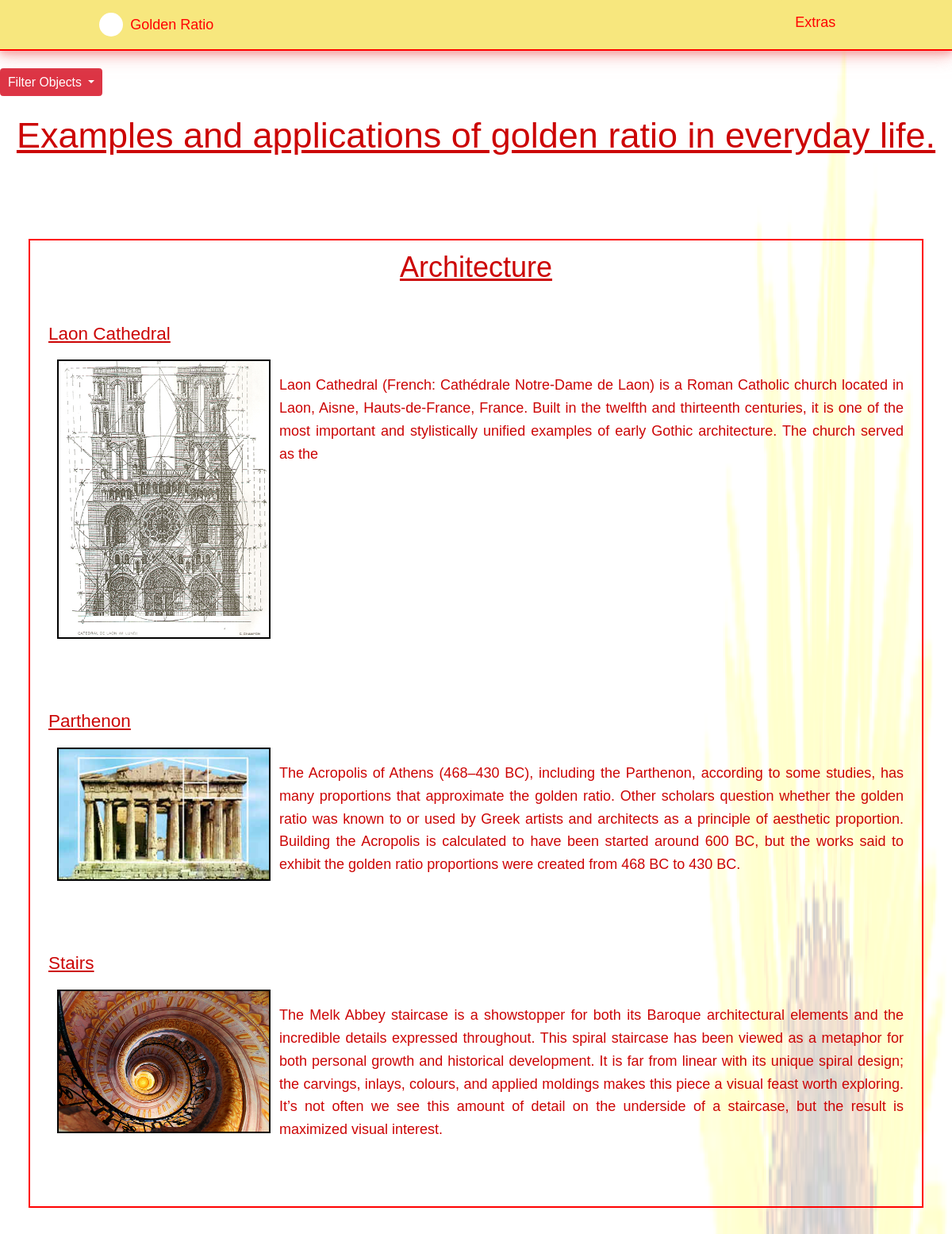
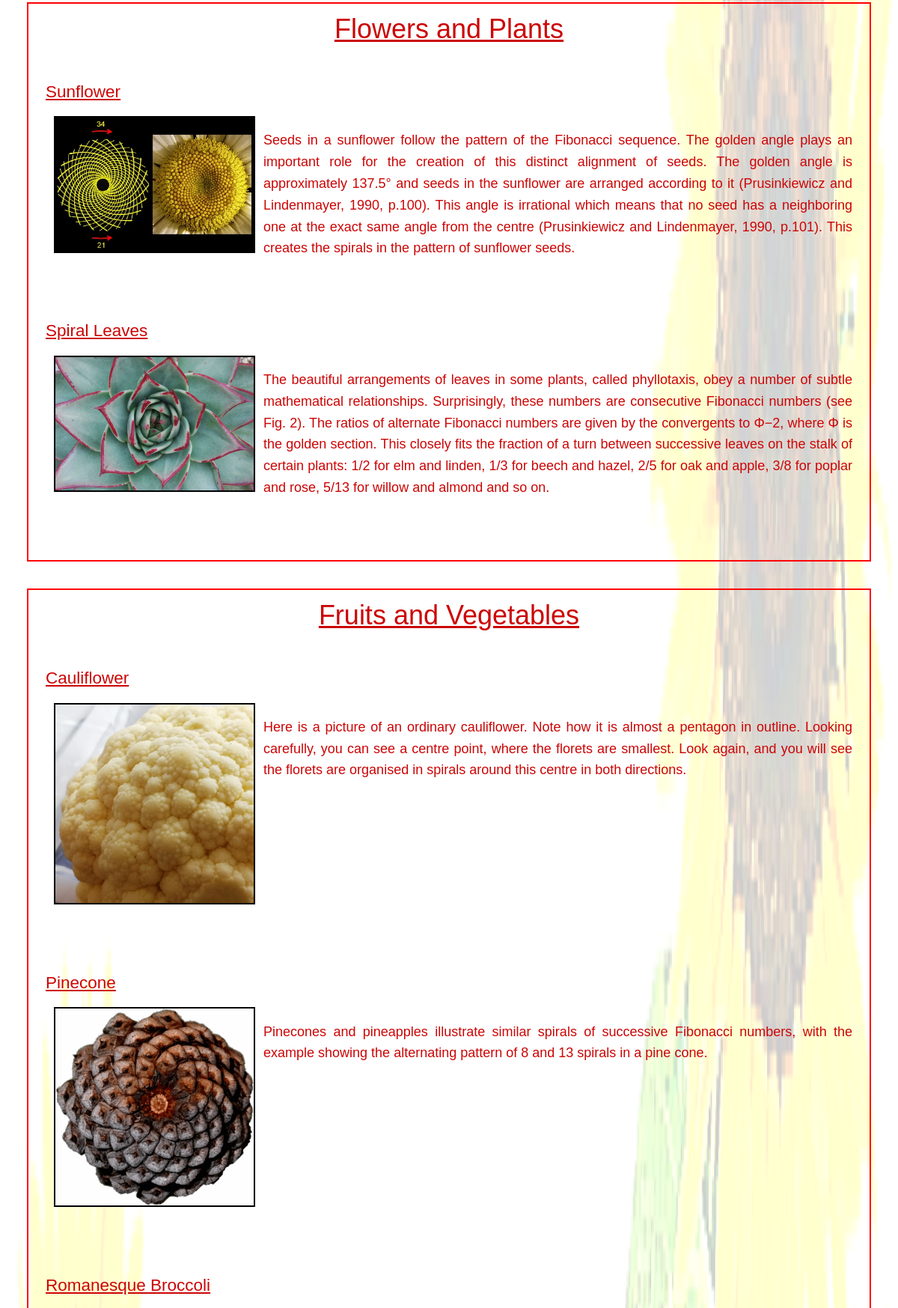
/examples (upper part), run on the app's committed database (2 pictures, top to bottom).
### app/models.py (models this page shows)
class ImagesModel(Model):
    image_type = CharField(blank=False,null=False,max_length=50)
    image_title = CharField(blank=False,null=False,max_length=50)
    description = CharField(max_length=3000,blank=True,null=False)
    image = ImageField(upload_to="images")
    class Meta:
        ordering = ['image_type']

### app/views.py (the view)
# urls.py: path('examples',views.examples,name='examples'),
def examples(request):
    form = ImagesModel.objects.all()
    return render(request,'examples.html',{"data":form})

### templates/examples.html (shortened to what this page needs)
{% extends 'base.html' %}
{% block content %}
{% load static %}
<link rel="stylesheet" type="text/css" href="{% static 'examples.css' %}">
<div id="main_content">
    <div class="btn-group" style="float: left; position: sticky; top: 0%;">
        <button type="button" class="btn btn-danger btn-sm dropdown-toggle" data-toggle="dropdown" aria-haspopup="true" aria-expanded="false">
        Filter Objects
        </button>
    </div>
    <br>
    <br>
    <h1 id='page_header'>
        Examples and applications of golden ratio in everyday life.
    </h1>
    <br><br>
    <div id='Architecture' class='content_header Architecture'>
        <h2>Architecture</h2><br>
        {% for d in data %}
        {% ifequal d.image_type "Architecture" %}
        <div id='ex'>
            <h5>{{d.image_title}}</h5>
            <img src="{{ d.image.url }}" alt="{{d.image_title}}" height="25%" width="25%">
            <br>
            {{d.description}}
        </div>
        <br><br>
        {% endifequal %}
        {% endfor %}
    </div>
    <div id='Flower_Plants'  class='content_header Flower_Plants'>
        <h2>Flowers and Plants</h2><br>
        {% for d in data %}
        {% ifequal d.image_type "Flower_Plants" %}
        <div id='ex'>
            <h5>{{d.image_title}}</h5>
            <img src="{{ d.image.url }}" alt="{{d.image_title}}" height="25%" width="25%">
            <br>
            {{d.description}}
        </div>
        <br><br>
        {% endifequal %}
        {% endfor %}
    </div>
    <div id='Fruits_Vegetables'  class='content_header Fruits_Vegetables'>
        <h2>Fruits and Vegetables</h2><br>
        {% for d in data %}
        {% ifequal d.image_type "Fruits_Vegetables" %}
        <div id='ex'>
            <h5>{{d.image_title}}</h5>
            <img src="{{ d.image.url }}" alt="{{d.image_title}}" height="25%" width="25%">
            <br>
            {{d.description}}
        </div>
        <br><br>
        {% endifequal %}
        {% endfor %}
    </div>
</div>
{% load static %}
{% endblock %}

### templates/base.html (shortened to what this page needs)
<!DOCTYPE html>
<html lang="en">
<head>
    {% load static %}
    <link rel="stylesheet" href="https://maxcdn.bootstrapcdn.com/bootstrap/4.0.0/css/bootstrap.min.css">
    <link rel="stylesheet" type="text/css" href="{% static 'base.css' %}">
</head>
<body>
  <div class="nav">
    {% include 'navbar.html' %}
  </div>
  <br><br><br>
  {% block content %}
  {% endblock %}
</body>
{% load static %}
</html>

### templates/navbar.html (shortened to what this page needs)
<header id="navbar">
    <nav class="navbar-container container">
      <a href="/" class="home-link">
        <div class="navbar-logo"></div>
        Golden Ratio
      </a>
      <div class="navbar-menu">
        <ul class="navbar-links">
            {% ifnotequal request.path '/' %}
                {% ifnotequal request.path '/extras' %}
                    <li class="navbar-item"><a class="navbar-link" href="{% url 'extras' %}">Extras</a></li>
                {% else %}
                    <li class="navbar-item"><a class="navbar-link" href="{% url 'examples' %}">Examples</a></li>
                {% endifnotequal %}
            {% else %}
                <li class="navbar-item"><a class="navbar-link" href="{% url 'examples' %}">Examples</a></li>
                <li class="navbar-item"><a class="navbar-link" href="{% url 'extras' %}">Extras</a></li>
            {% endifnotequal %}
        </ul>
      </div>
    </nav>
</header>

### static/base.css (style rules this page uses)
* { box-sizing: border-box; }
body { color: rgb(204, 5, 5); margin: 0; padding-bottom: 10%; position: relative; font-family: Arial, Helvetica, sans-serif; background-image: url('sunflower.png'); background-repeat: no-repeat; background-attachment: fixed; background-size: 100% 100%; }

### static/examples.css (style rules this page uses)
#main_content { margin: auto; text-align: center; }
#ex img { border: 2px solid black; float: left; margin: 1%; }
#ex { overflow: auto; padding: 1%; text-align: justify; }
.content_header { border: 2px solid red; margin: 3%; padding: 1%; transition: 0.3s; display: none; }
h1, h2, h5 { text-decoration: underline; }
h5 { text-align: left; }

### templates/navbar.html (style rules this page uses)
:root { --navbar-bg-contrast: red; --navbar-text-color: red; --navbar-text-color-focus: white; --navbar-bg-color: rgb(247, 231, 126); }
* { box-sizing: border-box; margin: 0; padding: 0; }
html { font-size: 18px; }
body { height: 100vh; font-family: Arial, Helvetica, sans-serif; line-height: 1.6; }
.container { max-width: 1000px; padding-left: 1.4rem; padding-right: 1.4rem; margin-left: auto; margin-right: auto; }
#navbar { --navbar-height: 64px; position: fixed; height: var(--navbar-height); background-color: var(--navbar-bg-color); left: 0; display: block; transition: top 0.3s ; right: 0; z-index: 100; border-bottom: 2px solid red; box-shadow: 0 4px 8px 0 rgba(245, 148, 148, 0.637), 0 6px 20px 0 rgba(245, 148, 148, 0.637); }
.navbar-container { display: flex; justify-content: space-between; height: 100%; align-items: center; }
.navbar-item { margin: 0.4em; width: 100%; }
.home-link, .navbar-link { color: var(--navbar-text-color); transition: color 0.2s ease-in-out; text-decoration: none; display: flex; font-weight: 400; align-items: center; transition: background-color 0.2s ease-in-out, color 0.2s ease-in-out; }
.navbar-link { justify-content: center; width: 100%; padding: 0.4em 0.8em; border-radius: 5px; }
.navbar-logo { background-color: var(--navbar-text-color-focus); border-radius: 50%; width: 30px; height: 30px; margin-right: 0.5em; }
.navbar-menu { position: fixed; top: var(--navbar-height); bottom: 0; transition: opacity 0.2s ease-in-out, visibility 0.2s ease-in-out; opacity: 0; visibility: hidden; left: 0; right: 0; }
.navbar-links { list-style-type: none; max-height: 0; overflow: hidden; position: absolute; background-color: var(--navbar-bg-color); display: flex; flex-direction: column; align-items: center; left: 0; right: 0; margin: 1.4rem; border-radius: 5px; box-shadow: 0 4px 8px 0 rgba(245, 148, 148, 0.637), 0 6px 20px 0 rgba(245, 148, 148, 0.637); }
@media screen and (min-width: 700px) { #navbar .navbar-menu, #navbar.opened .navbar-menu { visibility: visible; opacity: 1; position: static; display: block; height: 100%; } }
@media screen and (min-width: 700px) { #navbar .navbar-links, #navbar.opened .navbar-links { margin: 0; padding: 0; box-shadow: none; position: static; flex-direction: row; list-style-type: none; max-height: max-content; width: 100%; height: 100%; } }
@media screen and (min-width: 700px) { #navbar .navbar-link:last-child { margin-right: 0; } }

### data on the page
ImagesModel: image_title "Laon Cathedral", image (picture), description "Laon Cathedral (French: Cathédrale Notre-Dame de Laon) is a Roman Catholic church located in Laon, Aisne, Hauts-de-France, France. Built in the twelfth and thirteenth centuries, it is one of the most important and stylistically unified examples of early Gothic architecture. The church served as the"
ImagesModel: image_title "Parthenon", image (picture), description "The Acropolis of Athens (468–430 BC), including the Parthenon, according to some studies, has many proportions that approximate the golden ratio. Other scholars question whether the golden ratio was known to or used by Greek artists and architects as a principle of aesthetic proportion. Building the Acropolis is calculated to have been started around 600 BC, but the works said to exhibit the golden ratio proportions were created from 468 BC to 430 BC."
ImagesModel: image_title "Stairs", image (picture), description "The Melk Abbey staircase is a showstopper for both its Baroque architectural elements and the incredible details expressed throughout. This spiral staircase has been viewed as a metaphor for both personal growth and historical development. It is far from linear with its unique spiral design; the carvings, inlays, colours, and applied moldings makes this piece a visual feast worth exploring. It’s not often we see this amount of detail on the underside of a staircase, but the result is maximized visual interest."
ImagesModel: image_title "Sunflower", image (picture), description "Seeds in a sunflower follow the pattern of the Fibonacci sequence. The golden angle plays an important role for the creation of this distinct alignment of seeds. The golden angle is approximately 137.5° and seeds in the sunflower are arranged according to it (Prusinkiewicz and Lindenmayer, 1990, p.100). This angle is irrational which means that no seed has a neighboring one at the exact same angle from the centre (Prusinkiewicz and Lindenmayer, 1990, p.101). This creates the spirals in the pattern of sunflower seeds."
ImagesModel: image_title "Spiral Leaves", image (picture), description "The beautiful arrangements of leaves in some plants, called phyllotaxis, obey a number of subtle mathematical relationships. Surprisingly, these numbers are consecutive Fibonacci numbers (see Fig. 2). The ratios of alternate Fibonacci numbers are given by the convergents to Φ−2, where Φ is the golden section. This closely fits the fraction of a turn between successive leaves on the stalk of certain plants: 1/2 for elm and linden, 1/3 for beech and hazel, 2/5 for oak and apple, 3/8 for poplar and rose, 5/13 for willow and almond and so on."
ImagesModel: image_title "Cauliflower", image (picture), description "Here is a picture of an ordinary cauliflower. Note how it is almost a pentagon in outline. Looking carefully, you can see a centre point, where the florets are smallest. Look again, and you will see the florets are organised in spirals around this centre in both directions."
ImagesModel: image_title "Pinecone", image (picture), description "Pinecones and pineapples illustrate similar spirals of successive Fibonacci numbers, with the example showing the alternating pattern of 8 and 13 spirals in a pine cone."
ImagesModel: image_title "Romanesque Broccoli"
